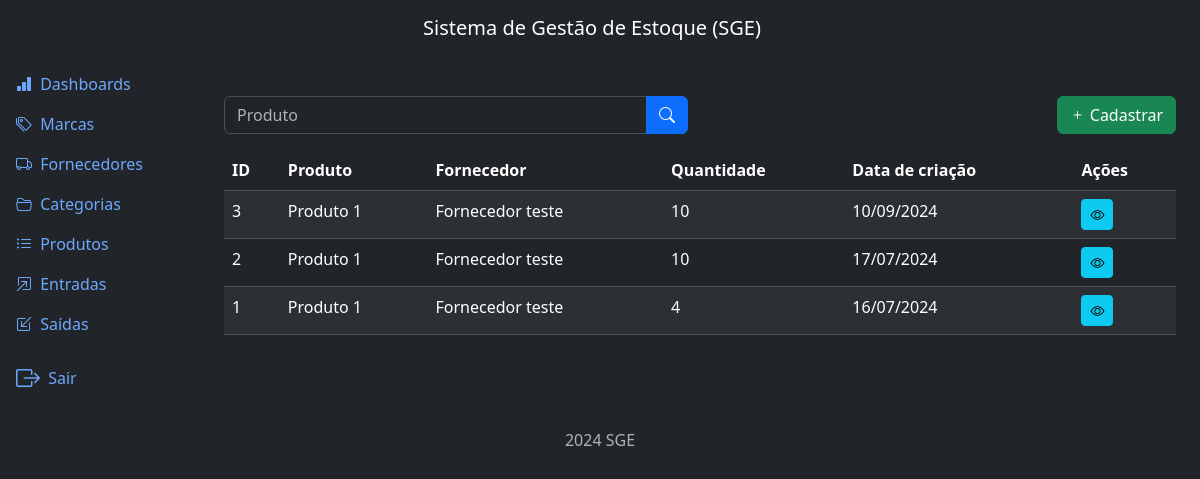
/inflows/list/ (signed in), run on an earlier commit of the app's database.
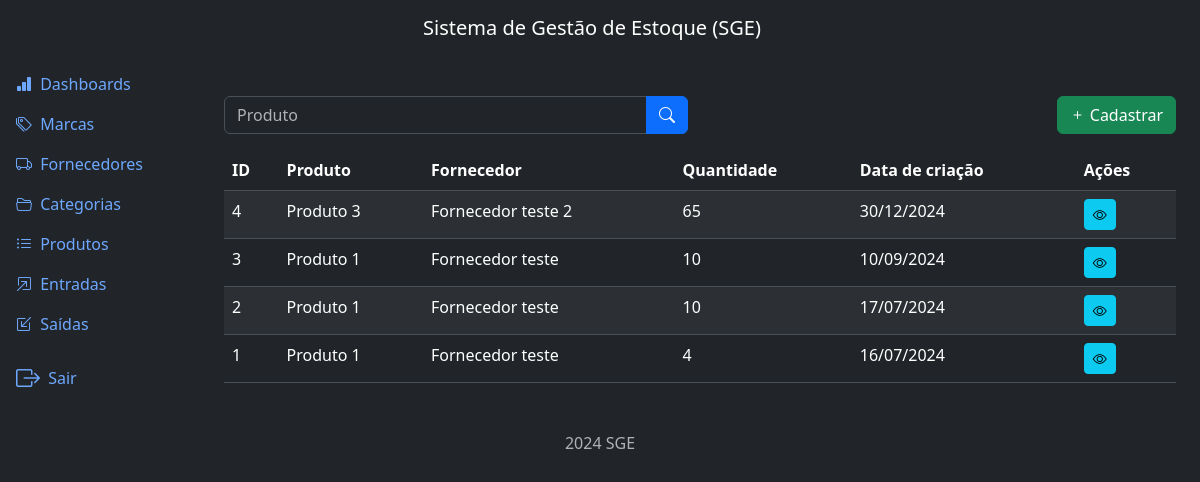
And on a later commit of the database.
### inflows/models.py (models this page shows, shortened)
class Inflow(models.Model):
    supplier = models.ForeignKey(
        Supplier, on_delete=models.PROTECT, related_name='inflows')
    product = models.ForeignKey(
        Product, on_delete=models.PROTECT, related_name='inflows')
    quantity = models.IntegerField()
    description = models.TextField(null=True, blank=True)
    created_at = models.DateTimeField(auto_now_add=True)
    updated_at = models.DateTimeField(auto_now=True)
    class Meta:
        ordering = ['-created_at']

### products/models.py (models this page shows)
class Product(models.Model):
    title = models.CharField(max_length=500)
    category = models.ForeignKey(
        Category, on_delete=models.PROTECT, related_name='products')
    brand = models.ForeignKey(
        Brand, on_delete=models.PROTECT, related_name='products')
    description = models.TextField(null=True, blank=True)
    serie_number = models.CharField(max_length=200, null=True, blank=True)
    cost_price = models.DecimalField(max_digits=20, decimal_places=2)
    selling_price = models.DecimalField(max_digits=20, decimal_places=2)
    quantity = models.IntegerField(default=0)
    created_at = models.DateTimeField(auto_now_add=True)
    updated_at = models.DateTimeField(auto_now=True)
    class Meta:
        ordering = ['title']
    def __str__(self):
        return self.title

### suppliers/models.py (models this page shows)
class Supplier(models.Model):
    name = models.CharField(max_length=500)
    description = models.TextField(null=True, blank=True)
    created_at = models.DateTimeField(auto_now_add=True)
    updated_at = models.DateTimeField(auto_now=True)
    class Meta:
        ordering = ['name']
    def __str__(self):
        return self.name

### inflows/views.py (the view)
# urls.py: path('list/', views.InflowListView.as_view(), name='list'),
class InflowListView(LoginRequiredMixin, PermissionRequiredMixin, ListView):
    model = Inflow
    template_name = 'inflow_list.html'
    context_object_name = 'inflows'
    paginate_by = 5
    permission_required = 'inflows.view_inflow'
    def get_queryset(self):
        qs = super().get_queryset()
        product = self.request.GET.get('product')
        if product:
            qs = qs.filter(product__title__icontains=product)
        return qs

### inflows/templates/inflow_list.html (shortened to what this page needs)
{% extends "base.html" %}
{% block content %}
  <div class="row mb-3">
    <div class="col-md-6">
      <form method="GET" action="{% url "inflow:list" %}">
        <div class="input-group">
          <input type="text" class="form-control" name="product" placeholder="Produto" value="{{request.GET.product}}">
          <button type="submit" class="btn btn-primary">
            <i class="bi bi-search"></i>
          </button>
        </div>
      </form>
    </div>
    {% if perms.inflows.add_inflow %}
      <div class="col-md-6">
        <a href="{% url "inflow:create" %}" class="btn btn-success float-end" >
          <i class="bi bi-plus"></i>
          Cadastrar
        </a>
      </div>
    {% endif %}
  </div>
  <div class="table-responsive">
    <table class="table table-striped table-border">
      <thead class="table-dark">
        <tr>
          <th>ID</th>
          <th>Produto</th>
          <th>Fornecedor</th>
          <th>Quantidade</th>
          <th>Data de criação</th>
          <th>Ações</th>
        </tr>
      </thead>
      <tbody>
        {% for inflow in inflows %}
          <tr>
            <td>{{ inflow.id }}</td>
            <td>{{ inflow.product }}</td>
            <td>{{ inflow.supplier }}</td>
            <td>{{ inflow.quantity }}</td>
            <td>{{ inflow.created_at|date:"d/m/Y" }}</td>
            <td>
              <a href="{% url "inflow:detail" inflow.id %}" class="btn btn-info btn-sm"><i class="bi bi-eye"></i></a>
            </td>
          </tr>
        {% endfor %}
      </tbody>
    </table>
  </div>
{% endblock content %}

What changed in the data, as far as the page shows it:
added Inflow: id "4", product "Produto 3", supplier "Fornecedor teste 2", quantity "65", created_at "30/12/2024"
